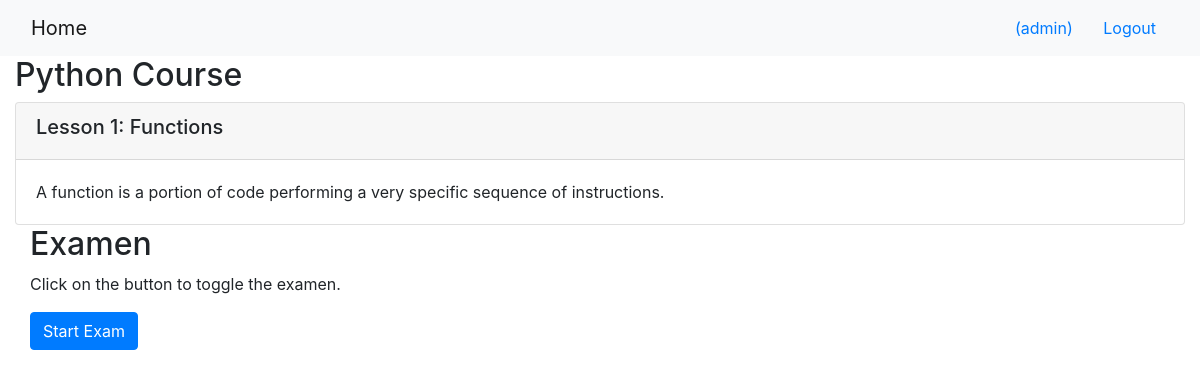
/onlinecourse/1/ (signed in), run on the app's committed database.
### onlinecourse/models.py (models this page shows, shortened)
class Course(models.Model):
    name = models.CharField(null=False, max_length=30, default='online course')
    image = models.ImageField(upload_to='course_images/')
    description = models.CharField(max_length=1000)
    pub_date = models.DateField(null=True)
    instructors = models.ManyToManyField(Instructor)
    users = models.ManyToManyField(settings.AUTH_USER_MODEL, through='Enrollment')
    total_enrollment = models.IntegerField(default=0)
    is_enrolled = False

class Lesson(models.Model):
    title = models.CharField(max_length=200, default="title")
    order = models.IntegerField(default=0)
    course = models.ForeignKey(Course, on_delete=models.CASCADE)
    content = models.TextField()

### onlinecourse/views.py (the view)
# urls.py: path('<int:pk>/', views.CourseDetailView.as_view(), name='course_details'),
class CourseDetailView(generic.DetailView):
    model = Course
    template_name = 'onlinecourse/course_detail_bootstrap.html'

### onlinecourse/templates/onlinecourse/course_detail_bootstrap.html (shortened to what this page needs)
<!DOCTYPE html>
<html lang="en">
<head>
     {% load static %}
    <link rel="stylesheet" href="https://maxcdn.bootstrapcdn.com/bootstrap/4.5.2/css/bootstrap.min.css">
</head>
<body>
    <nav class="navbar navbar-light bg-light">
        <div class="container-fluid">
            <div class="navbar-header">
                  <a class="navbar-brand" href="{% url 'onlinecourse:index' %}">Home</a>
            </div>
            <ul class="nav navbar-nav navbar-right">
                {% if user.is_authenticated %}
                <li>
                    <a class="btn btn-link" href="#">{{ user.first_name }}({{ user.username }})</a>
                    <a class="btn btn-link" href="{% url 'onlinecourse:logout' %}">Logout</a>
                </li>
                {% endif %}
            </ul>
        </div>
    </nav>
    <div class="container-fluid">
            <h2>{{ course.name }}</h2>
            <div class="card-columns-vertical">
                {% for lesson in course.lesson_set.all %}
                    <div class="card mt-1">
                        <div class="card-header"><h5>Lesson {{lesson.order|add:1}}: {{lesson.title}}</h5></div>
                        <div class="card-body">{{lesson.content}}</div>
                    </div>
                {% endfor %}
            </div>
            {% if user.is_authenticated %}
            <div class="container-fluid">
                <h2>Examen</h2>
                <p>Click on the button to toggle the examen.</p>
                <a href="#exam" class="btn btn-primary" data-toggle="collapse">Start Exam</a>
            </div>
            {% endif %}
    </div>
</body>
</html>

### data on the page
Course: name "Python Course"
Lesson: order|add "1", title "Functions", content "A function is a portion of code performing a very specific sequence of instructions."

### other printed values
{{ user.username }} "admin"
